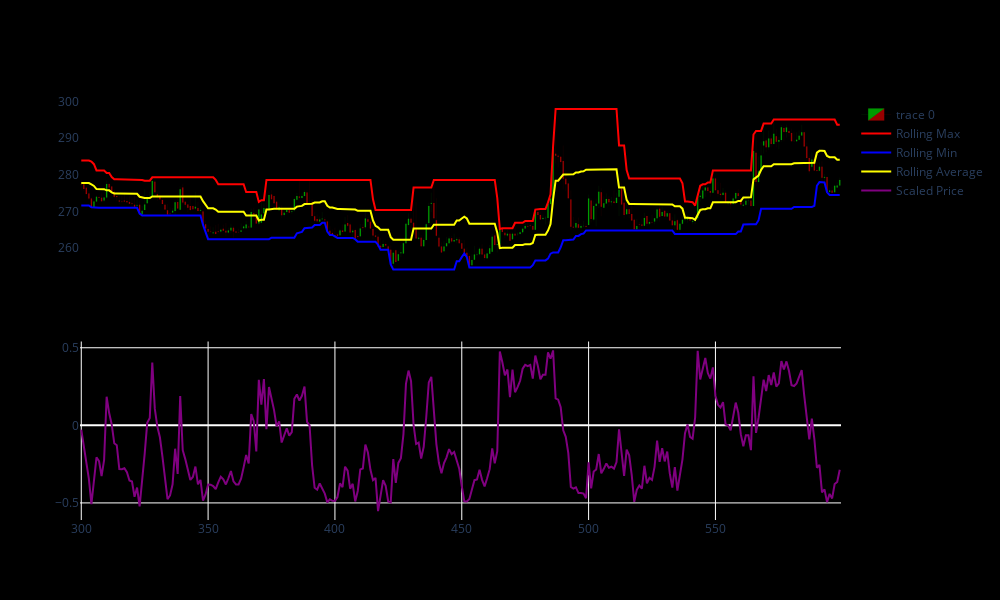

Source (notebook cell):
### Code cell
import plotly.graph_objects as go
from plotly.subplots import make_subplots

st = 300
dfsample = df[st:st+300]

fig = make_subplots(rows=2, cols=1, shared_xaxes=True)

# Add candlestick plot with customized line colors
fig.add_trace(go.Candlestick(x=dfsample.index,
                             open=dfsample['Open'],
                             high=dfsample['High'],
                             low=dfsample['Low'],
                             close=dfsample['Close'],
                             increasing=dict(line=dict(color='rgba(0, 255, 0, 0.6)', width=0.1), # Red with transparency for increasing
                                             fillcolor='rgba(0, 255, 0, 0.6)'), # Match fill color with line color
                             decreasing=dict(line=dict(color='rgba(255, 0, 0, 0.6)', width=0.1), # Green with transparency for decreasing
                                             fillcolor='rgba(255, 0, 0, 0.6)')), # Match fill color with line color
              row=1, col=1)

# Add rolling max
fig.add_trace(go.Scatter(x=dfsample.index, y=dfsample['RollingMax'],
                         line=dict(color='red', width=2),
                         name="Rolling Max"),
              row=1, col=1)

# Add rolling min
fig.add_trace(go.Scatter(x=dfsample.index, y=dfsample['RollingMin'],
                         line=dict(color='blue', width=2),
                         name="Rolling Min"),
              row=1, col=1)

# Add rolling average
fig.add_trace(go.Scatter(x=dfsample.index, y=dfsample['RollingAvg'],
                         line=dict(color='yellow', width=2),
                         name="Rolling Average"),
              row=1, col=1)

# Add ScaledPrice curve to the second row
fig.add_trace(go.Scatter(x=dfsample.index, y=dfsample['ScaledPrice'],
                         line=dict(color='purple', width=2),
                         name="Scaled Price"),
              row=2, col=1)

# Update layout to set background color to black and remove gridlines
fig.update_layout(
    width=1000,
    height=600,
    sliders=[],
    paper_bgcolor='black',  # Set the background color of the entire figure
    plot_bgcolor='black',   # Set the background color of the plotting area
    xaxis_showgrid=False,   # Remove x-axis gridlines
    yaxis_showgrid=False,   # Remove y-axis gridlines
    xaxis_rangeslider=dict(visible=False),
)
# Show the plot
fig.show()

### Figure 1 — Plotly figure (JSON) as saved in the notebook; plotly's stock layout.template omitted (floating-point values rounded to 4 significant figures; data arrays with more than 128 entries replaced by an {"elided": "..."} marker saying what was removed)
{"data": [{"close": {"elided": "300 float values"}, "decreasing": {"fillcolor": "rgba(255, 0, 0, 0.6)", "line": {"color": "rgba(255, 0, 0, 0.6)", "width": 0.1}}, "high": {"elided": "300 float values"}, "increasing": {"fillcolor": "rgba(0, 255, 0, 0.6)", "line": {"color": "rgba(0, 255, 0, 0.6)", "width": 0.1}}, "low": {"elided": "300 float values"}, "open": {"elided": "300 float values"}, "type": "candlestick", "x": {"elided": "300 int values"}, "xaxis": "x", "yaxis": "y"}, {"line": {"color": "red", "width": 2}, "name": "Rolling Max", "type": "scatter", "x": {"elided": "300 int values"}, "xaxis": "x", "y": {"elided": "300 float values"}, "yaxis": "y"}, {"line": {"color": "blue", "width": 2}, "name": "Rolling Min", "type": "scatter", "x": {"elided": "300 int values"}, "xaxis": "x", "y": {"elided": "300 float values"}, "yaxis": "y"}, {"line": {"color": "yellow", "width": 2}, "name": "Rolling Average", "type": "scatter", "x": {"elided": "300 int values"}, "xaxis": "x", "y": {"elided": "300 float values"}, "yaxis": "y"}, {"line": {"color": "purple", "width": 2}, "name": "Scaled Price", "type": "scatter", "x": {"elided": "300 int values"}, "xaxis": "x2", "y": {"elided": "300 float values"}, "yaxis": "y2"}], "layout": {"height": 600, "paper_bgcolor": "black", "plot_bgcolor": "black", "width": 1000, "xaxis": {"anchor": "y", "domain": [0, 1], "matches": "x2", "rangeslider": {"visible": false}, "showgrid": false, "showticklabels": false}, "xaxis2": {"anchor": "y2", "domain": [0, 1]}, "yaxis": {"anchor": "x", "domain": [0.575, 1], "showgrid": false}, "yaxis2": {"anchor": "x2", "domain": [0, 0.425]}}}
